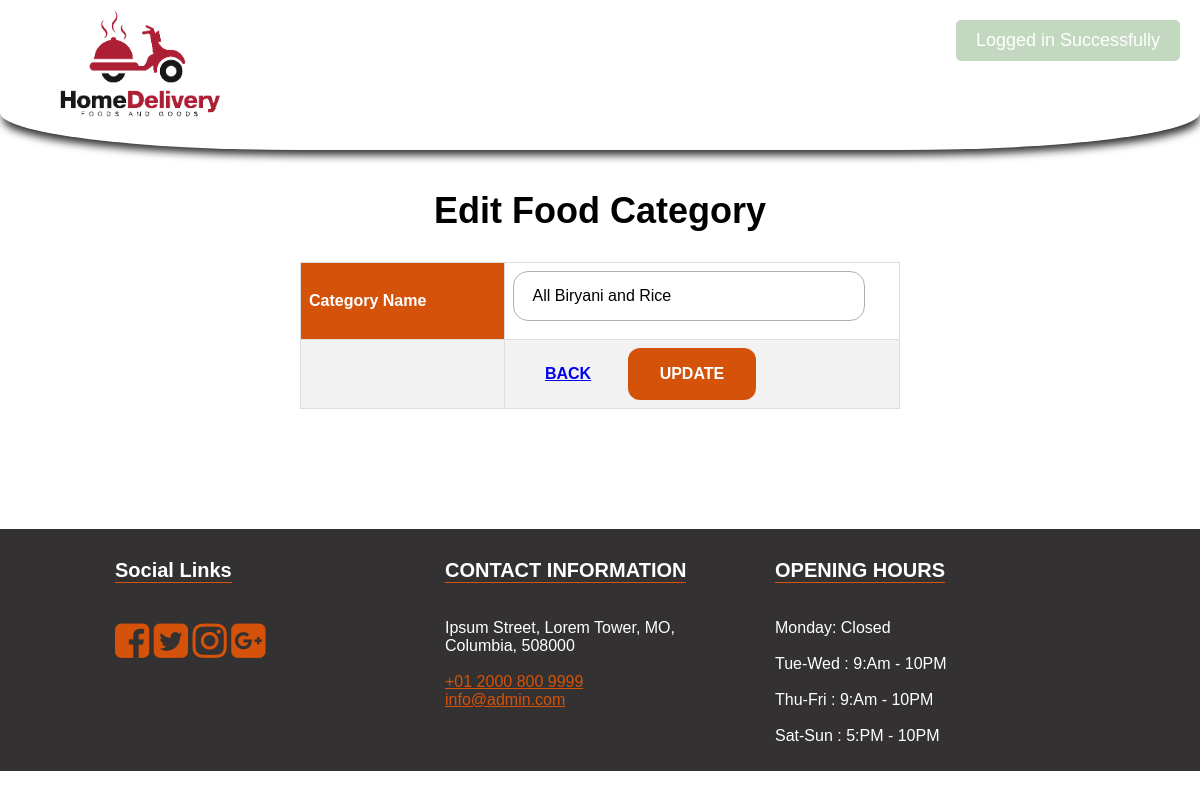
The page /edit-cat.php?id=1 (signed in) on the database its author committed.
### tables this page shows
CREATE TABLE `category` (
  `id` int(11) NOT NULL,
  `title` varchar(255) NOT NULL
);

CREATE TABLE `settings` (
  `id` int(11) NOT NULL,
  `about_title` text NOT NULL,
  `about_detail` text NOT NULL,
  `about_img` varchar(255) NOT NULL,
  `fb_link` varchar(255) NOT NULL,
  `tw_link` varchar(255) NOT NULL,
  `ins_link` varchar(255) NOT NULL,
  `gplus_link` varchar(255) NOT NULL,
  `contact_info` text NOT NULL,
  `opening_hours` text NOT NULL,
  `currency` enum('GBP','USD','EURO') NOT NULL DEFAULT 'GBP'
);

### functions/flash.php (called while the page is built, shortened)
<?php
class FlashMessage {
    public static function render($var) {
        $messages = $_SESSION[$var];
        return $messages;
    }
}
?>

### edit-cat.php (the view, shortened to what this page needs)
<?php
include 'functions/flash.php';
$flash = new \FlashMessage();
include 'includes/header.php';
	?>
    <?php
$sql = "SELECT * FROM category WHERE id = '".$_GET['id']."'";
$result = $conn->query($sql);
$row = $result->fetch_assoc();
?>
	<section class="inner-page-sec">
		<div class="container">
			<h1>Edit Food Category</h1>
			<div style="overflow-x:auto;">
				<form class="category-form" action="functions/category-edit-fun.php" method="post">
					<table class="custom-tbl">
						<tr>
							<th>
								<label>Category Name</label>
							</th>
							<td>
								<input type="text" name="title" class="input-text" value="<?php echo $row['title'];?>">
							</td>
						</tr>
						<tr>
							<td></td>
							<td colspan="2">
								<a href="admin-food-cat.php" class="btn">Back</a>
								<input type="submit" name="update" class="btn login-btn" value="Update">
							</td>
						</tr>
					</table>
				</form>
			</div>
		</div>
	</section>
<?php include 'includes/footer.php'; ?>

### includes/footer.php (shortened to what this page needs)
<footer>
	<div class="container">
		<div class="col-1">
			<h3>Social Links</h3>
			<ul>
				<li><a href="<?php echo $rowS['fb_link'];?>"><i class="fa fa-facebook-square" aria-hidden="true"></i></a></li>
				<li><a href="<?php echo $rowS['tw_link'];?>"><i class="fa fa-twitter-square" aria-hidden="true"></i></a></li>
				<li><a href="<?php echo $rowS['ins_link'];?>"><i class="fa fa-instagram" aria-hidden="true"></i></a></li>
				<li><a href="<?php echo $rowS['gplus_link'];?>"><i class="fa fa-google-plus-square" aria-hidden="true"></i></a></li>
			</ul>
		</div>
		<div class="col-1">
			<h3>CONTACT INFORMATION</h3>
			<p>
				<?php echo $rowS['contact_info'];?>
			</p>
		</div>
		<div class="col-1">
			<h3>OPENING HOURS</h3>
			<p>
				<?php echo $rowS['opening_hours'];?>
			</p>
		</div>
	</div>
</footer>
</div>
<?php
$nmsg=$flash->render('notification_msg');
$ntype=$flash->render('notification_type');
$str = "";
if($nmsg){
	$str .= '<div class="notificaton-msg msg-'.$ntype.'" style="top:20px;">';
    $str .= $nmsg;
	$str .= '</div>';
}
echo $str;
?>
</body>
</html>

### css/main.css (style rules this page uses)
body { margin: 0; font-family: Arial, Helvetica, sans-serif; }
.btn { text-transform: uppercase; padding: 19px 36px; }
.btn { display: inline-block; font-weight: 600; text-align: center; white-space: nowrap; vertical-align: middle; -webkit-user-select: none; -moz-user-select: none; -ms-user-select: none; user-select: none; border: 2px solid transparent; padding: 12px 30px; font-size: 16px; line-height: 1.5; border-radius: .1875rem; transition: color .15s ease-in-out, background-color .15s ease-in-out, border-color .15s ease-in-out, box-shadow .15s ease-in-out; }
footer { background-color: #333131; color: #fff; }
footer .container { max-width: 1000px; width: 100%; margin: 0px auto; }
footer .container .col-1 { float: left; width: 30%; padding: 10px 15px; }
footer .container .col-1 a { color: #d5520a; }
footer .container .col-1 h3 { text-align: left; font-size: 20px; border-bottom: 1px solid #d5530c; display: inline-block; }
footer .container .col-1 ul { padding: 0px; list-style: none; }
footer .container .col-1 ul li { display: inline-block; }
footer .container .col-1 ul li a { font-size: 40px; color: #d5520a; }
.inner-page-sec { padding-top: 150px; padding-bottom: 80px; }
.inner-page-sec .container { max-width: 1000px; width: 100%; margin: 40px auto; }
.inner-page-sec .container h1 { text-align: center; font-size: 36px; }
.input-text { max-width: 320px; width: 100%; padding: 15px 15px; font-size: 16px; margin-bottom: 10px; border-radius: 15px; border: 1px solid #b3aeae; }
.login-btn { background-color: #d5520a; color: #fff; border-radius: 12px; }
.notificaton-msg { position: fixed; top: 20px; right: 20px; z-index: 99999999; background-color: #4e4242; color: #fff; padding: 10px 20px 10px; border-radius: 5px; font-size: 18px; font-weight: 100; font-family: sans-serif; }
.notificaton-msg.msg-success { background-color: #63a05c; color: #fff; }
.custom-tbl { font-family: Arial, Helvetica, sans-serif; border-collapse: collapse; width: 100%; }
.custom-tbl td, .custom-tbl th { border: 1px solid #ddd; padding: 8px; }
.custom-tbl tr:nth-child(even) { background-color: #f2f2f2; }
.custom-tbl th { padding-top: 12px; padding-bottom: 12px; text-align: left; background-color: #d5520a; color: white; }
.category-form { max-width: 600px; margin: 0px auto; }

### rows shown on the page
category: title "All Biryani and Rice"
settings: contact_info "Ipsum Street, Lorem Tower, MO, Columbia, 508000 +01 2000 800 9999 info@admin.com", opening_hours "Monday: Closed Tue-Wed : 9:Am - 10PM Thu-Fri : 9:Am - 10PM Sat-Sun : 5:PM - 10PM"
